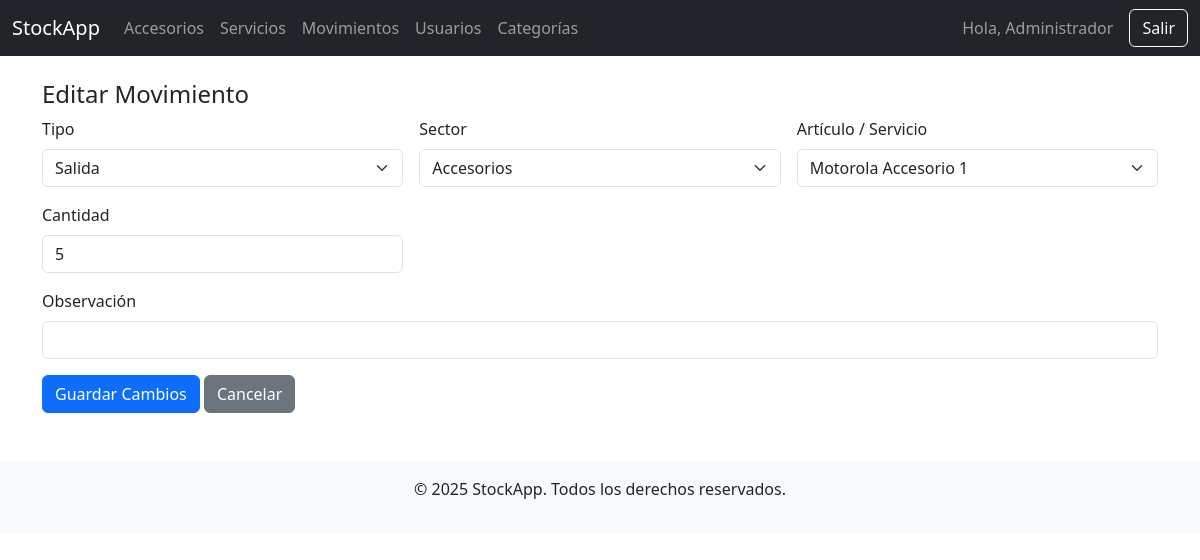
The app's page /movimientos/editar2.php?id=11 (signed in) with its own data.
### tables this page shows
CREATE TABLE `movimientos` (
  `id` int(11) NOT NULL,
  `usuario_id` int(11) DEFAULT NULL,
  `tipo` enum('entrada','salida','servicio') NOT NULL,
  `sector` enum('accesorio','servicio') NOT NULL,
  `item_id` int(11) NOT NULL,
  `cantidad` int(11) NOT NULL,
  `total` decimal(10,2) NOT NULL,
  `observacion` text DEFAULT NULL,
  `activo` tinyint(1) DEFAULT 1,
  `creado_en` timestamp NOT NULL DEFAULT current_timestamp()
);

### movimientos/editar2.php (the view, shortened to what this page needs)
<?php
require_once '../config/database.php';
$id = $_GET['id'] ?? null;
$stmt = $pdo->prepare("SELECT * FROM movimientos WHERE id = ?");
$stmt->execute([$id]);
$mov = $stmt->fetch();
$accesorios = $pdo->query("SELECT id, CONCAT(marca, ' ', nombre) AS nombre FROM accesorios WHERE activo = 1 ORDER BY nombre")->fetchAll();
$servicios = $pdo->query("SELECT id, CONCAT(marca, ' ', modelo) AS nombre FROM servicios ORDER BY nombre")->fetchAll();
?>
<?php include '../includes/header.php'; ?>
<?php include '../includes/navbar.php'; ?>
<div class="container mt-4">
    <h4>Editar Movimiento</h4>
    <form method="POST" class="row g-3">
        <div class="col-md-4">
            <label class="form-label">Tipo</label>
            <select name="tipo" class="form-select" required>
                <option value="salida" <?= $mov['tipo'] === 'salida' ? 'selected' : '' ?>>Salida</option>
            </select>
        </div>
        <div class="col-md-4">
            <label class="form-label">Sector</label>
            <select name="sector" class="form-select" required>
                <option value="accesorio" <?= $mov['sector'] === 'accesorio' ? 'selected' : '' ?>>Accesorios</option>
            </select>
        </div>
        <div class="col-md-4">
            <label class="form-label">Artículo / Servicio</label>
            <select name="item_id" class="form-select" required>
                <?php if ($mov['sector'] === 'accesorio'): ?>
                    <?php foreach ($accesorios as $a): ?>
                        <option value="<?= $a['id'] ?>" <?= $a['id'] == $mov['item_id'] ? 'selected' : '' ?>><?= htmlspecialchars($a['nombre']) ?></option>
                    <?php endforeach; ?>
                <?php elseif ($mov['sector'] === 'servicio'): ?>
                    <?php foreach ($servicios as $s): ?>
                        <option value="<?= $s['id'] ?>" <?= $s['id'] == $mov['item_id'] ? 'selected' : '' ?>><?= htmlspecialchars($s['nombre']) ?></option>
                    <?php endforeach; ?>
                <?php endif; ?>
            </select>
        </div>
        <div class="col-md-4">
            <label class="form-label">Cantidad</label>
            <input type="number" name="cantidad" class="form-control" min="1" value="<?= $mov['cantidad'] ?>" required>
        </div>
        <div class="col-12">
            <label class="form-label">Observación</label>
            <input type="text" name="observacion" class="form-control" value="<?= htmlspecialchars($mov['observacion']) ?>">
        </div>
        <div class="col-12">
            <button type="submit" class="btn btn-primary">Guardar Cambios</button>
            <a href="historial.php" class="btn btn-secondary">Cancelar</a>
        </div>
    </form>
</div>
<?php include '../includes/footer.php'; ?>

### records on screen
movimientos: tipo "Salida", sector "Accesorios", item_id "Motorola Accesorio 1", cantidad "5"

### other values on screen
$_SESSION['nombre'] "Administrador"
